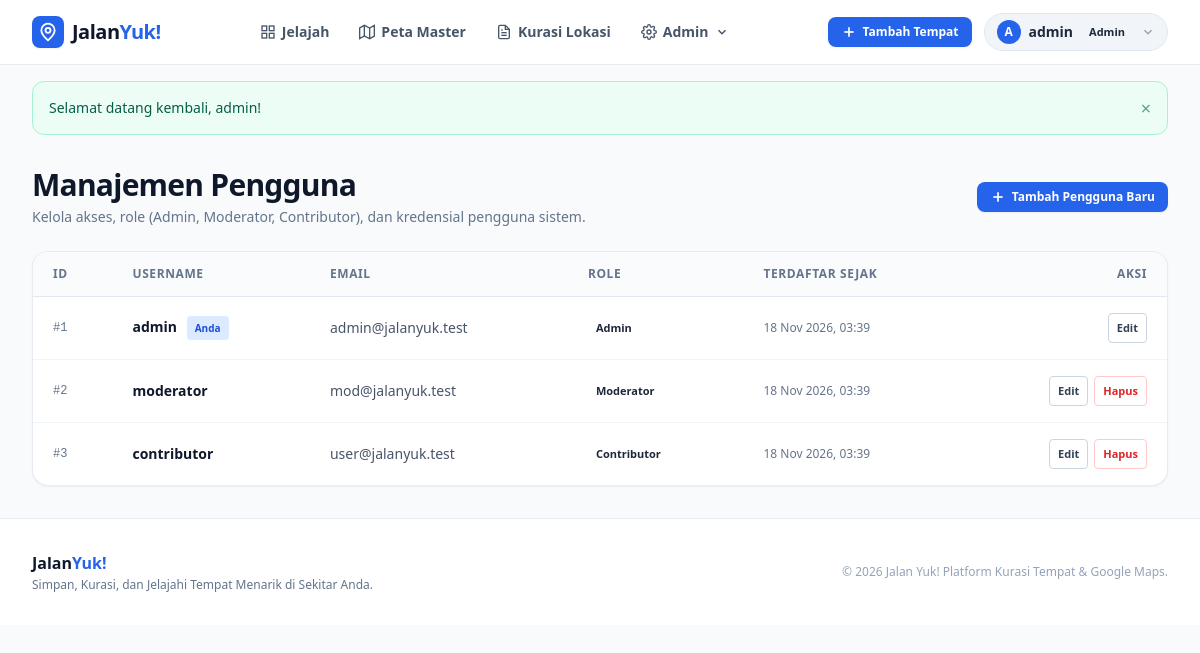
Page /admin/users (signed in) on the committed database.
### tables this page shows
CREATE TABLE IF NOT EXISTS `users` (
    `id` INT AUTO_INCREMENT PRIMARY KEY,
    `username` VARCHAR(50) NOT NULL UNIQUE,
    `email` VARCHAR(100) NOT NULL UNIQUE,
    `password_hash` VARCHAR(255) NOT NULL,
    `role` ENUM('Admin', 'Moderator', 'Contributor') DEFAULT 'Contributor',
    `created_at` TIMESTAMP DEFAULT CURRENT_TIMESTAMP
);

### src/Controllers/AdminController.php (called while the page is built, shortened)
<?php
class AdminController
{
    public function users(): void
    {
        $users = User::all();
        require_once dirname(__DIR__) . '/Views/admin/users.php';
    }
}

### public/index.php (called while the page is built, shortened)
<?php
try {
    \App\App::run();
} catch (\Throwable $e) {
    error_log("[JalanYuk Error] " . $e->getMessage() . " in " . $e->getFile() . ":" . $e->getLine());
    http_response_code(500);
    $errorMessage = $e->getMessage();
    $errorTrace = $e->getTraceAsString();
    $errorView = dirname(__DIR__) . '/src/Views/errors/500.php';
    if (file_exists($errorView)) {
        require_once $errorView;
    } else {
        echo "<h1>500 Internal Server Error</h1><p>" . htmlspecialchars($errorMessage) . "</p>";
    }
}

### src/Helpers/Auth.php (called while the page is built, shortened)
<?php
class Auth
{
    public static function check(): bool
    {
        return isset($_SESSION['user_id']);
    }
    public static function user(): ?array
    {
        return $_SESSION['user_data'];
    }
    public static function id(): ?int
    {
        $user = self::user();
        return $user ? (int)$user['id'] : null;
    }
    public static function role(): string
    {
        $user = self::user();
        return $user['role'] ?? 'Guest';
    }
    public static function isAdmin(): bool
    {
        return self::role() === 'Admin';
    }
    public static function isModerator(): bool
    {
        $role = self::role();
        return $role === 'Moderator' || $role === 'Admin';
    }
    public static function getFlash(): ?array
    {
        if (isset($_SESSION['flash'])) {
            $flash = $_SESSION['flash'];
            return $flash;
        }
        return null;
    }
}

### src/Models/User.php (called while the page is built, shortened)
<?php
class User
{
    public static function all(): array
    {
        $pdo = Database::getConnection();
        $stmt = $pdo->query("SELECT id, username, email, role, created_at FROM users ORDER BY id ASC");
        return $stmt->fetchAll();
    }
}

### src/Views/admin/users.php (the view, shortened to what this page needs)
<?php
require_once dirname(__DIR__) . '/layouts/header.php';
require_once dirname(__DIR__) . '/layouts/navbar.php';
?>
<main class="max-w-7xl mx-auto px-4 sm:px-6 lg:px-8 py-8 flex-1">
    <div class="flex flex-col sm:flex-row sm:items-center sm:justify-between gap-4 mb-6">
        <div>
            <h1 class="text-2xl sm:text-3xl font-extrabold text-slate-900 tracking-tight">Manajemen Pengguna</h1>
            <p class="text-xs sm:text-sm text-slate-500 mt-1">Kelola akses, role (Admin, Moderator, Contributor), dan kredensial pengguna sistem.</p>
        </div>
        <div>
            <button type="button" class="btn btn-primary btn-sm flex items-center gap-1.5 shadow-sm" id="btn-open-create-user-modal">
                <svg class="w-4 h-4" viewBox="0 0 24 24" fill="none" stroke="currentColor" stroke-width="2.5"><line x1="12" y1="5" x2="12" y2="19"></line><line x1="5" y1="12" x2="19" y2="12"></line></svg>
                <span>Tambah Pengguna Baru</span>
            </button>
        </div>
    </div>
    <div class="bg-white rounded-2xl border border-slate-200/80 shadow-sm overflow-hidden">
        <div class="overflow-x-auto">
            <table class="w-full text-left text-sm border-collapse">
                <thead>
                    <tr class="bg-slate-50/80 border-b border-slate-200 text-xs font-bold text-slate-500 uppercase tracking-wider">
                        <th class="px-5 py-3.5">ID</th>
                        <th class="px-5 py-3.5">Username</th>
                        <th class="px-5 py-3.5">Email</th>
                        <th class="px-5 py-3.5">Role</th>
                        <th class="px-5 py-3.5">Terdaftar Sejak</th>
                        <th class="px-5 py-3.5 text-right">Aksi</th>
                    </tr>
                </thead>
                <tbody class="divide-y divide-slate-100">
                    <?php foreach ($users as $u): ?>
                        <tr class="hover:bg-slate-50/60 transition-colors">
                            <td class="px-5 py-4 text-xs font-mono text-slate-500">#<?= $u['id'] ?></td>
                            <td class="px-5 py-4">
                                <strong class="text-slate-900"><?= htmlspecialchars($u['username']) ?></strong>
                                <?php if ($u['id'] === Auth::id()): ?>
                                    <span class="inline-block px-2 py-0.5 rounded text-[10px] font-bold bg-blue-100 text-blue-700 ml-1.5">Anda</span>
                                <?php endif; ?>
                            </td>
                            <td class="px-5 py-4 text-slate-600"><?= htmlspecialchars($u['email']) ?></td>
                            <td class="px-5 py-4">
                                <span class="role-pill role-<?= strtolower($u['role']) ?>">
                                    <?= htmlspecialchars($u['role']) ?>
                                </span>
                            </td>
                            <td class="px-5 py-4 text-xs text-slate-500"><?= date('d M Y, H:i', strtotime($u['created_at'])) ?></td>
                            <td class="px-5 py-4 text-right">
                                <div class="inline-flex items-center gap-1.5">
                                    <button
                                        type="button"
                                        class="btn btn-outline btn-xs btn-edit-user"
                                        data-id="<?= $u['id'] ?>"
                                        data-username="<?= htmlspecialchars($u['username'], ENT_QUOTES) ?>"
                                        data-email="<?= htmlspecialchars($u['email'], ENT_QUOTES) ?>"
                                        data-role="<?= $u['role'] ?>"
                                    >
                                        Edit
                                    </button>
                                    <?php if ($u['id'] !== Auth::id()): ?>
                                        <form action="/admin/users/<?= $u['id'] ?>/delete" method="POST" onsubmit="return confirm('Apakah Anda yakin ingin menghapus pengguna <?= htmlspecialchars($u['username'], ENT_QUOTES) ?>?');">
                                            <button type="submit" class="btn btn-danger-outline btn-xs">Hapus</button>
                                        </form>
                                    <?php endif; ?>
                                </div>
                            </td>
                        </tr>
                    <?php endforeach; ?>
                </tbody>
            </table>
        </div>
    </div>
</main>
<?php require_once dirname(__DIR__) . '/layouts/footer.php'; ?>

### src/Views/layouts/navbar.php (shortened to what this page needs)
<?php
$currentUser = Auth::user();
$flash = Auth::getFlash();
$currentUri = parse_url($_SERVER['REQUEST_URI'], PHP_URL_PATH);
?>
<header class="sticky top-0 z-50 bg-white/95 backdrop-blur-md border-b border-slate-200/80 shadow-xs">
    <div class="max-w-7xl mx-auto px-4 sm:px-6 lg:px-8 h-16 flex items-center justify-between">
        <a href="/" class="flex items-center gap-2 text-slate-900 font-extrabold text-xl tracking-tight group" aria-label="Jalan Yuk Beranda">
            <div class="w-8 h-8 rounded-lg bg-blue-600 flex items-center justify-center text-white shadow-sm group-hover:scale-105 transition-transform duration-200">
                <svg class="w-5 h-5" viewBox="0 0 24 24" fill="none" stroke="currentColor" stroke-width="2.2" stroke-linecap="round" stroke-linejoin="round" aria-hidden="true">
                    <path d="M12 2a8 8 0 0 0-8 8c0 5.25 8 12 8 12s8-6.75 8-12a8 8 0 0 0-8-8z"></path>
                    <circle cx="12" cy="10" r="3"></circle>
                </svg>
            </div>
            <span>Jalan<span class="text-blue-600">Yuk!</span></span>
        </a>
        <nav class="hidden md:flex items-center gap-1.5" aria-label="Menu Utama">
            <a href="/" class="inline-flex items-center gap-1.5 px-3 py-1.5 rounded-lg text-sm font-semibold transition-colors duration-150 <?= $currentUri === '/' ? 'bg-blue-50 text-blue-600' : 'text-slate-600 hover:text-blue-600 hover:bg-slate-50' ?>">
                <svg class="w-4 h-4" viewBox="0 0 24 24" fill="none" stroke="currentColor" stroke-width="2" aria-hidden="true"><rect x="3" y="3" width="7" height="7"></rect><rect x="14" y="3" width="7" height="7"></rect><rect x="14" y="14" width="7" height="7"></rect><rect x="3" y="14" width="7" height="7"></rect></svg>
                <span>Jelajah</span>
            </a>
            <a href="/map" class="inline-flex items-center gap-1.5 px-3 py-1.5 rounded-lg text-sm font-semibold transition-colors duration-150 <?= $currentUri === '/map' ? 'bg-blue-50 text-blue-600' : 'text-slate-600 hover:text-blue-600 hover:bg-slate-50' ?>">
                <svg class="w-4 h-4" viewBox="0 0 24 24" fill="none" stroke="currentColor" stroke-width="2" aria-hidden="true"><polygon points="1 6 1 22 8 18 16 22 23 18 23 2 16 6 8 2 1 6"></polygon><line x1="8" y1="2" x2="8" y2="18"></line><line x1="16" y1="6" x2="16" y2="22"></line></svg>
                <span>Peta Master</span>
            </a>
            <?php if (Auth::isModerator() || Auth::isAdmin()): ?>
                <a href="/moderator/queue" class="inline-flex items-center gap-1.5 px-3 py-1.5 rounded-lg text-sm font-semibold transition-colors duration-150 <?= $currentUri === '/moderator/queue' ? 'bg-blue-50 text-blue-600' : 'text-slate-600 hover:text-blue-600 hover:bg-slate-50' ?>">
                    <span>Kurasi Lokasi</span>
                </a>
            <?php endif; ?>
            <?php if (Auth::isAdmin()): ?>
                <div class="nav-dropdown" id="admin-dropdown-wrapper">
                    <button class="inline-flex items-center gap-1.5 px-3 py-1.5 rounded-lg text-sm font-semibold text-slate-600 hover:text-blue-600 hover:bg-slate-50 transition-colors duration-150" id="admin-menu-btn" type="button" aria-haspopup="true" aria-expanded="false">
                        <span>Admin</span>
                        <svg class="dropdown-chevron w-3.5 h-3.5" viewBox="0 0 24 24" fill="none" stroke="currentColor" stroke-width="2.5" aria-hidden="true"><polyline points="6 9 12 15 18 9"></polyline></svg>
                    </button>
                </div>
            <?php endif; ?>
        </nav>
        <div class="flex items-center gap-3">
            <?php if (Auth::check()): ?>
                <a href="/locations/create" class="btn btn-primary btn-sm flex items-center gap-1.5">
                    <svg class="w-4 h-4" viewBox="0 0 24 24" fill="none" stroke="currentColor" stroke-width="2.5" aria-hidden="true"><line x1="12" y1="5" x2="12" y2="19"></line><line x1="5" y1="12" x2="19" y2="12"></line></svg>
                    <span>Tambah Tempat</span>
                </a>
                <div class="user-badge-menu" id="user-dropdown-wrapper">
                    <button type="button" class="user-pill user-pill-btn flex items-center gap-2 px-3 py-1.5 rounded-full bg-slate-100 border border-slate-200 hover:bg-white hover:border-blue-300 transition-all cursor-pointer" id="user-menu-btn" aria-expanded="false" aria-haspopup="true">
                        <span class="w-6 h-6 rounded-full bg-blue-600 text-white font-bold text-xs flex items-center justify-center shadow-xs">
                            <?= strtoupper(substr($currentUser['username'], 0, 1)) ?>
                        </span>
                        <span class="text-xs sm:text-sm font-semibold text-slate-800"><?= htmlspecialchars($currentUser['username']) ?></span>
                        <span class="role-pill role-<?= strtolower($currentUser['role']) ?>"><?= htmlspecialchars($currentUser['role']) ?></span>
                        <svg class="dropdown-chevron w-3.5 h-3.5 text-slate-400" viewBox="0 0 24 24" fill="none" stroke="currentColor" stroke-width="2.5" aria-hidden="true"><polyline points="6 9 12 15 18 9"></polyline></svg>
                    </button>
                </div>
            <?php else: ?>
                <a href="/login" class="btn btn-ghost btn-sm">Masuk</a>
                <a href="/register" class="btn btn-primary btn-sm">Daftar</a>
            <?php endif; ?>
        </div>
    </div>
</header>
<?php if ($flash): ?>
    <div class="max-w-7xl mx-auto px-4 sm:px-6 lg:px-8 mt-4">
        <div class="p-4 rounded-xl flex items-center justify-between gap-3 text-sm font-medium border shadow-xs <?= $flash['type'] === 'success' ? 'bg-emerald-50 text-emerald-800 border-emerald-200' : ($flash['type'] === 'danger' ? 'bg-red-50 text-red-800 border-red-200' : 'bg-amber-50 text-amber-800 border-amber-200') ?>" role="alert">
            <div class="flex items-center gap-2">
                <span><?= htmlspecialchars($flash['message']) ?></span>
            </div>
            <button type="button" class="text-lg leading-none opacity-60 hover:opacity-100 cursor-pointer" onclick="this.parentElement.remove();" aria-label="Tutup pemberitahuan">&times;</button>
        </div>
    </div>
<?php endif; ?>

### rows in the picture
users: username "A", username "admin", role "Admin", id "1", shows "Anda", email "admin@jalanyuk.test", created_at "18 Nov 2026, 03:39"
users: id "2", username "moderator", email "mod@jalanyuk.test", role "Moderator", created_at "18 Nov 2026, 03:39"
users: id "3", username "contributor", email "user@jalanyuk.test", role "Contributor", created_at "18 Nov 2026, 03:39"

### other values in the picture
$flash['message'] "Selamat datang kembali, admin!"
